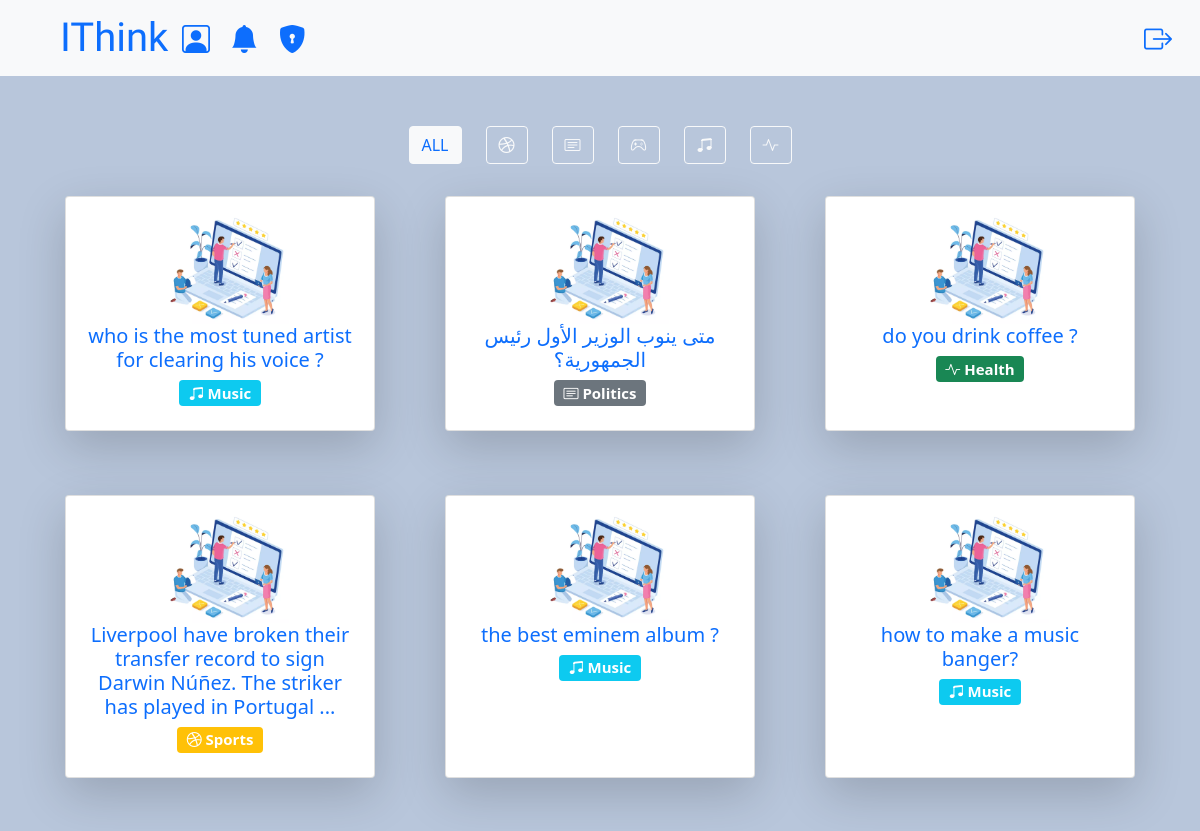
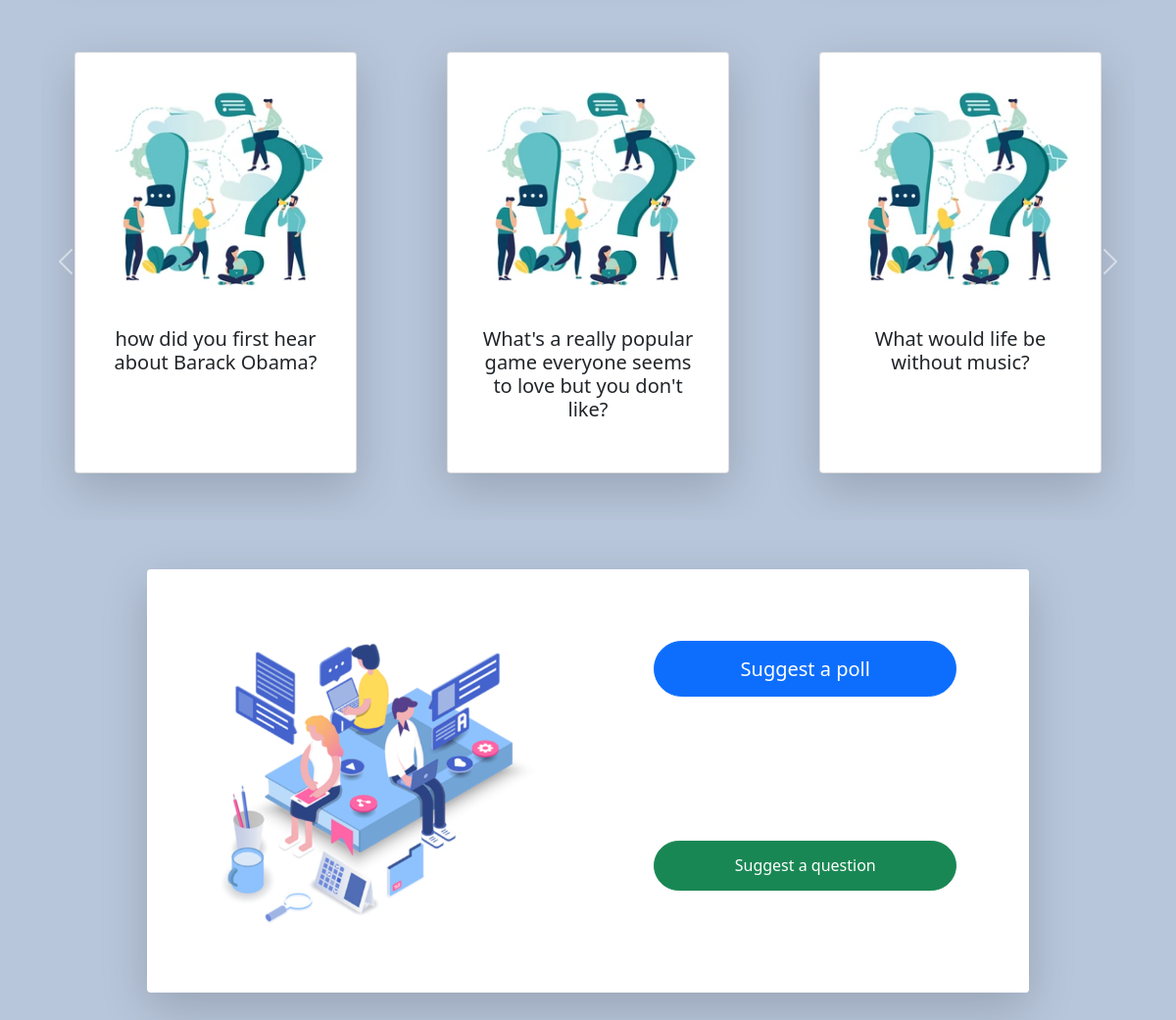
Page /home/ALL (signed in) on the committed database (2 pictures, top to bottom).
### polls/models.py (models this page shows, shortened)
class poll(models.Model):
    genres = (
        ('p', 'politics'),
        ('s', 'sports'),
        ('g', 'gaming'),
        ('h', 'health'),
        ('m', 'music'),
    )
    status = (
        ('approved', 'approved'),
        ('pending', 'pending'),
        ('disapproved', 'disapproved')
    )
    creator = models.CharField(max_length=30)
    status = models.CharField(
        max_length=11, choices=status, default="pending")
    question = models.CharField(max_length=200)
    genre = models.CharField(max_length=10, choices=genres)
    answer1 = models.CharField(max_length=200, blank=True, null=True)
    count1 = models.IntegerField(default=0)
    answer2 = models.CharField(max_length=200, blank=True, null=True)
    count2 = models.IntegerField(default=0)
    answer3 = models.CharField(max_length=200, blank=True, null=True)
    count3 = models.IntegerField(default=0)
    answer4 = models.CharField(max_length=200, blank=True, null=True)
    count4 = models.IntegerField(default=0)
    answer5 = models.CharField(max_length=200, blank=True, null=True)
    count5 = models.IntegerField(default=0)
    answer6 = models.CharField(max_length=200, blank=True, null=True)
    count6 = models.IntegerField(default=0)
    created_time = models.DateTimeField(default=timezone.now)

### questions/models.py (models this page shows, shortened)
class question(models.Model):
    status = (
        ("approved", "approved"),
        ("pending", "pending"),
        ("disapproved", "disapproved")
    )
    status = models.CharField(
        max_length=11, choices=status, default="pending")
    question = models.CharField(max_length=200)
    creator = models.CharField(max_length=30)
    created_time = models.DateTimeField(default=timezone.now)

### polls/views.py (the view)
# urls.py: path('home/<str:filter_button_pressed>', pollslist.as_view(), name="home"),
class pollslist(LoginRequiredMixin, ListView):
    model = poll
    template_name = "home.html"
    def get_context_data(self, **kwargs):
        context = super().get_context_data(**kwargs)
        context["questions"] = question.objects.all()
        context["answered"] = question_answered.objects.all()
        context["polls"] = poll.objects.all()
        context["voted"] = voted.objects.all()
        context["deleted"] = deleted.objects.all()
        """
            this part is filtering (by id) the questions that are not answered by the user
        """
        questions_wanted_id = []
        for questionitem in context["questions"]:
            notwanted = False
            if questionitem.status in ["disapproved", "pending"]:
                notwanted = True
            for answereditem in context["answered"]:
                if questionitem.id == answereditem.question.id and answereditem.user.user.id == self.request.user.id:
                    notwanted = True
                    break
            if notwanted == False:
                questions_wanted_id.append(questionitem.id)
        context["questions"] = question.objects.filter(
            id__in=questions_wanted_id)
        """
            this part is filtering (by id) the polls that are neither voted on or deleted by the user
        """
        polls_all_id = []
        for pollitem in context["polls"]:
            polls_all_id.append(pollitem.id)
        polls_not_wanted_id = []
        for pollitem in context["polls"]:
            for deleteditem in context["deleted"]:
                if pollitem.id == deleteditem.poll.id and deleteditem.user.user.id == self.request.user.id:
                    polls_not_wanted_id.append(pollitem.id)
            for voteditem in context["voted"]:
                if pollitem.id == voteditem.poll.id and voteditem.user.user.id == self.request.user.id:
                    polls_not_wanted_id.append(pollitem.id)
            if pollitem.status in ["disapproved", "pending"]:
                polls_not_wanted_id.append(pollitem.id)
        polls_wanted_id = []
        for id in polls_all_id:
            if id not in polls_not_wanted_id:
                polls_wanted_id.append(id)
        random.shuffle(polls_wanted_id)
        polls = poll.objects.filter(id__in=polls_wanted_id)
        context["polls"] = polls
        if self.kwargs["filter_button_pressed"] == "ALL":
            context["polls"] = poll.objects.all()
            context["polls"] = poll.objects.filter(
                id__in=polls_wanted_id)[:6]
            context["filter_button_pressed"] = "ALL"
        elif self.kwargs["filter_button_pressed"] == "Sports":
            context["polls"] = context["polls"].filter(genre="s")[:6]
            context["filter_button_pressed"] = "Sports"
        elif self.kwargs["filter_button_pressed"] == "Politics":
            context["polls"] = context["polls"].filter(genre="p")[:6]
            context["filter_button_pressed"] = "Politics"
        elif self.kwargs["filter_button_pressed"] == "Gaming":
            context["polls"] = context["polls"].filter(genre="g")[:6]
            context["filter_button_pressed"] = "Gaming"
        elif self.kwargs["filter_button_pressed"] == "Music":
            context["polls"] = context["polls"].filter(genre="m")[:6]
            context["filter_button_pressed"] = "Music"
        elif self.kwargs["filter_button_pressed"] == "Health":
            context["polls"] = context["polls"].filter(genre="h")[:6]
            context["filter_button_pressed"] = "Health"
        return context

### templates/home.html (shortened to what this page needs)
<!DOCTYPE html>
<html lang="en">
  <head>
    {% extends 'main.html' %}
    {% load static %}
    {% block content %}
  <div class="container">
      <form method="GET">
        <div class="row mb-4 row-cols-auto d-flex justify-content-center">
          <div class="col">
            {% if filter_button_pressed == "ALL" %}
            <a href="{% url "home" "ALL" %}"type="submit" class="btn btn-outline-light text-primary active" value="All" name="filter_button">ALL</a>
            {% else %}
            <a href="{% url "home" "ALL" %}"type="submit" class="btn btn-outline-light" value="All" name="filter_button">ALL</a>
            {% endif %}
          </div>
          <div class="col">
            {% if filter_button_pressed == "Sports" %}
            <a href="{% url "home" "Sports" %}" type="submit" class="btn btn-outline-warning text-light active" value="Sports" name="filter_button"><i class="bi bi-dribbble"></i></a>
            {% else %}
            <a href="{% url "home" "Sports" %}" type="submit" class="btn btn-outline-light" value="Sports" name="filter_button"><i class="bi bi-dribbble"></i></a>
            {% endif %}
          </div>
          <div class="col">
            {% if filter_button_pressed == "Politics" %}
            <a href="{% url "home" "Politics" %}" type="submit" class="btn btn-outline-secondary active" value="Politics" name="filter_button"><i class="bi bi-card-text"></i></a>
            {% else %}
            <a href="{% url "home" "Politics" %}" type="submit" class="btn btn-outline-light" value="Politics" name="filter_button"><i class="bi bi-card-text"></i></a>
            {% endif %}
          </div>
          <div class="col">
            {% if filter_button_pressed == "Gaming" %}
            <a href="{% url "home" "Gaming" %}" type="submit" class="btn btn-outline-danger active" value="Gaming" name="filter_button"><i class="bi bi-controller"></i></a>
            {% else %}
            <a href="{% url "home" "Gaming" %}" type="submit" class="btn btn-outline-light" value="Gaming" name="filter_button"><i class="bi bi-controller"></i></a>
            {% endif %}
          </div>
          <div class="col">
            {% if filter_button_pressed == "Music" %}
            <a href="{% url "home" "Music" %}" type="submit" class="btn btn-outline-info text-light active" value="Music" name="filter_button"><i class="bi bi-music-note-beamed"></i></a>
            {% else %}
            <a href="{% url "home" "Music" %}" type="submit" class="btn btn-outline-light" value="Music" name="filter_button"><i class="bi bi-music-note-beamed"></i></a>
            {% endif %}
          </div>
          <div class="col">
            {% if filter_button_pressed == "Health" %}
            <a href="{% url "home" "Health" %}" type="submit" class="btn btn-outline-success active" value="Health" name="filter_button"><i class="bi bi-activity"></i></a>
            {% else %}
            <a href="{% url "home" "Health" %}" type="submit" class="btn btn-outline-light" value="Health" name="filter_button"><i class="bi bi-activity"></i></a>
            {% endif %}
          </div>
        </div>
      </form>
      {% for poll in polls %}
        {% if forloop.counter0|divisibleby:3 %}
        <div class="row ">
          {% endif %}
        <div class="col p-2 d-flex justify-content-center">
          <div class="card shadow-lg mb-5 bg-body rounded" style="width:85% ;height:auto;">
            <div class="card-body">
              <a
              href="{% url 'poll_vote' poll.pk %}"
              class="text-decoration-none text-center"
              >
              <img src="{% static 'images\poll.png' %}" class="card-img-top" alt="..." style="background-size:cover;width:45%;margin-left: 30%;">
              <h5 class="card-title h-1 pollText" style="text-overflow: ellipsis;">{{ poll.question }}</h5>
              </a>
              {% if poll.genre == "p" %}
              <a
                href="{% url 'poll_vote' poll.pk %}"
                class="text-decoration-none text-center"
              >
               <h5><span class="badge badge-pill bg-secondary"><i class="bi bi-card-text"></i> Politics</span></h5>
              </a>
              {% endif %}
              {% if poll.genre == "s" %}
              <a
                href="{% url 'poll_vote' poll.pk %}"
                class="text-decoration-none text-center"
              >
               <h5><span class="badge badge-pill bg-warning "><i class="bi bi-dribbble"></i> Sports</span></h5>
              </a>
              {% endif %}
              {% if poll.genre == "h" %}
              <a
                href="{% url 'poll_vote' poll.pk %}"
                class="text-decoration-none text-center"
              >
               <h5><span class="badge badge-pill bg-success"><i class="bi bi-activity"></i> Health</span></h5>
              </a>
              {% endif %}
              {% if poll.genre == "m" %}
              <a
                href="{% url 'poll_vote' poll.pk %}"
                class="text-decoration-none text-center"
              >
               <h5><span class="badge badge-pill bg-info"><i class="bi bi-music-note-beamed"></i> Music</span></h5>
              </a>
              {% endif %}
            </div>
          </div>
        </div>
        {% if forloop.counter|divisibleby:3 or forloop.last %}
      </div>
      {% endif %}
      {% endfor %}
      <div id="carouselControls" class="carousel slide" data-bs-ride="carousel">
        <div class="carousel-inner">
          {% for question in questions %}
            {% if forloop.counter0|divisibleby:3 %}
              <div class="carousel-item {% if forloop.first %}active{% endif %}">
              <div class="row">
            {% endif %}
              <div class="col d-flex justify-content-center" style="margin-top:50px;">
                <div class="card shadow-lg p-3 mb-5" style="width:18rem;height:430px;">
                  <a href="{% url 'question_answer' question.pk %}" class="text-decoration-none text-dark">
                    <img src="{% static 'images/q&a.png' %}" class="card-img-top" alt="...">
                    <div class="card-body">
                      <h5 class="card-title h-1 questionText " style="text-overflow: ellipsis;text-align: center;" >{{ question.question }}</h5>
                    </div>
                  </a>
                </div>
              </div>
            {% if forloop.counter|divisibleby:3 or forloop.last %}
              </div>
            </div>
            {% endif %}
          {% endfor %}
        </div>
        <button class="carousel-control-prev" style="width:50px;" type="button" data-bs-target="#carouselControls" data-bs-slide="prev">
          <span class="carousel-control-prev-icon" aria-hidden="true"></span>
        </button>
        <button class="carousel-control-next" style="width:50px;" type="button" data-bs-target="#carouselControls" data-bs-slide="next">
          <span class="carousel-control-next-icon" aria-hidden="true"></span>
        </button>
      </div>
    </div>
    <div class="container shadow-lg bg-body rounded" style="width:75%;border-radius: 25px;">
      <div class="row" style="overflow:hidden;">
        <div class="col">
          <img src="{% static 'images/suggestion_picture.jpg' %}"
            class="rounded" style="width:100%;height:100%" alt="">
        </div>
        <div class="col rounded" style="overflow:hidden;margin-left:-13px;background-color:white">
          <div class="row" style="padding:17%;">
            <a href="{% url "poll_suggestion" %}" name=""  id="" class="btn btn-primary rounded-pill" role="button" style="padding:4%;font-size:125%;">
              Suggest a poll
              </a>
          </div>
          <div class="row"style="padding:17%">
            <a href="{% url 'question_suggestion' %}" name=""  id="" class="btn btn-success rounded-pill" role="button" style="padding:4%;font-size:125E%;">
              Suggest a question
                </a>
          </div>
        </div>
      </div>
    </div>
    <div class="" style="height:300px">
    </div>
    {% endblock content %}

### static/css/styles.css (style rules this page uses)
body { background-color: #b8c6db; }
.container { margin-top: 50px; box-shadow: 0 0 10px 12px rbga(100, 100, 100, 0.1); border-radius: 10px; }

### rows in the picture
poll: question "who is the most tuned artist for clearing his voice ?", genre "m" (drawn)
poll: question "متى ينوب الوزير الأول رئيس الجمهورية؟", genre "p" (drawn)
poll: question "do you drink coffee ?", genre "h" (drawn)
poll: genre "s" (drawn)
poll: question "the best eminem album ?", genre "m" (drawn)
poll: question "how to make a music banger?", genre "m" (drawn)
question: question "how did you first hear about Barack Obama?"
question: question "What's a really popular game everyone seems to love but you don't like?"
question: question "What would life be without music?"
